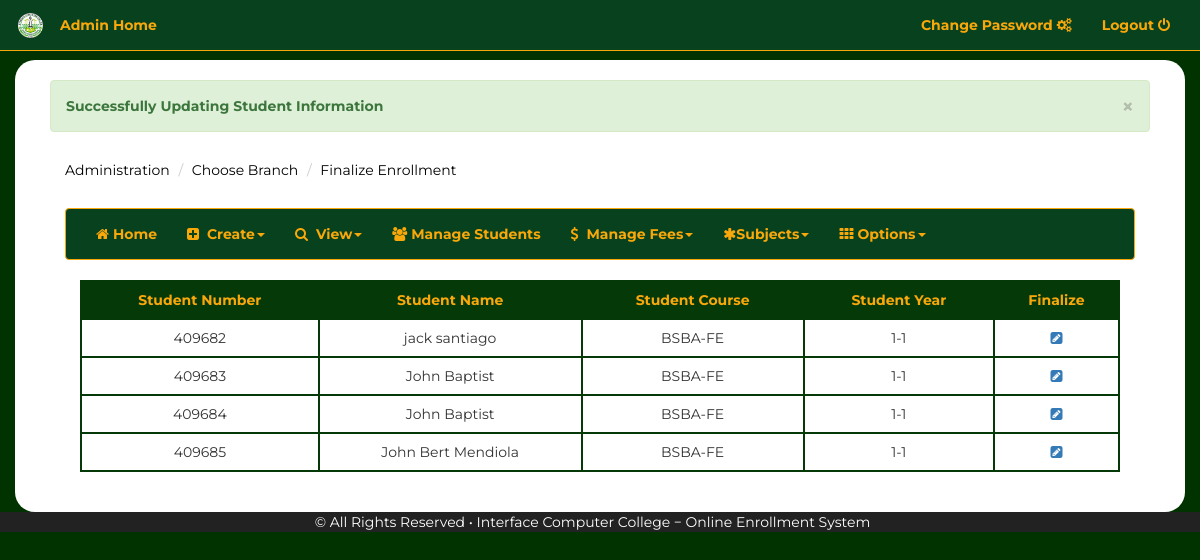
Page /admin/finalize_enrollment.php?alert=success (signed in) on the earlier database version.
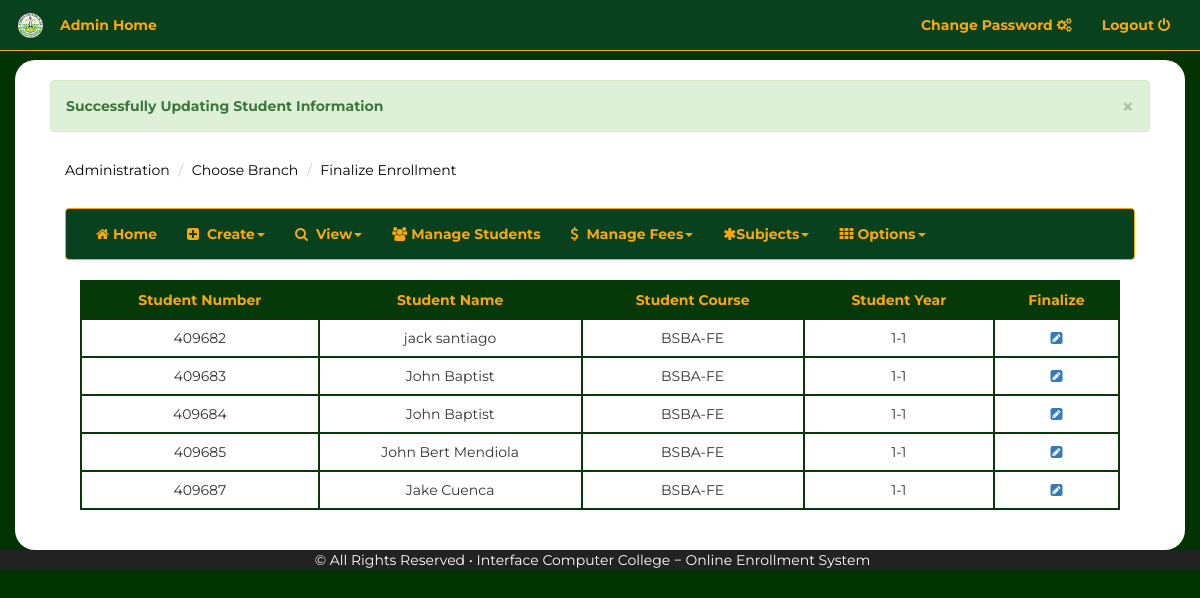
Same page on the later database version.
### tables this page shows
CREATE TABLE `tbl_studentinfo` (
  `studentNo` int(6) NOT NULL AUTO_INCREMENT,
  `course_id` varchar(10) NOT NULL,
  `first_name` varchar(255) NOT NULL,
  `last_name` varchar(255) NOT NULL,
  `middle_name` varchar(255) NOT NULL,
  `branch_id` int(10) NOT NULL,
  `address` varchar(255) NOT NULL,
  `age` int(11) NOT NULL,
  `gender` varchar(255) NOT NULL,
  `contact_number` int(11) NOT NULL,
  `email_address` varchar(255) NOT NULL,
  `grant_id` int(11) NOT NULL,
  `year_level` int(1) NOT NULL,
  `semester_num` int(1) NOT NULL,
  `student_type` varchar(10) NOT NULL,
  `status` varchar(15) NOT NULL,
  `new_old` varchar(255) NOT NULL DEFAULT 'new',
  `student_photo` text,
  PRIMARY KEY (`studentNo`,`email_address`),
  KEY `course_id` (`course_id`),
  KEY `branch_id` (`branch_id`),
  KEY `year_level` (`year_level`),
  KEY `semester_num` (`semester_num`),
  KEY `grant_id` (`grant_id`),
  CONSTRAINT `tbl_studentinfo_ibfk_2` FOREIGN KEY (`branch_id`) REFERENCES `tbl_branches` (`branch_id`),
  CONSTRAINT `tbl_studentinfo_ibfk_4` FOREIGN KEY (`year_level`) REFERENCES `tbl_academic_year` (`id`),
  CONSTRAINT `tbl_studentinfo_ibfk_5` FOREIGN KEY (`semester_num`) REFERENCES `tbl_academic_sem` (`id`),
  CONSTRAINT `tbl_studentinfo_ibfk_6` FOREIGN KEY (`course_id`) REFERENCES `tbl_course_info` (`course_id`),
  CONSTRAINT `tbl_studentinfo_ibfk_7` FOREIGN KEY (`grant_id`) REFERENCES `tbl_grants` (`grant_id`) ON DELETE NO ACTION ON UPDATE NO ACTION
);

### admin/finalize_enrollment.php (the view, shortened to what the changed rows need)
<?php
  require('includes/connection.php');
  include('includes/header.php');
?>
       <div class="container" id="mainContainer">
            <div class="container-fluid">
                    <div class="col-md-12">
                        <div class="container-fluid">
                            <div class="row">
                               <div class="col-sm-12">
                                   <table class="table table-responsive table-bordered">
                                        <tr>
                                          <th class="text-center">
                                            Student Number
                                          </th>
                                          <th class="text-center">
                                            Student Name
                                          </th>
                                          <th class="text-center">
                                            Student Course
                                          </th>
                                          <th class="text-center">
                                            Student Year
                                          </th>
                                          <th class="text-center">
                                            Finalize
                                          </th>
                                        </tr>
                                        <tr>
                                          <?php
                              $status = "pending";
                              $query = "SELECT studInfo.studentNo,
                                        studInfo.first_name ,
                                        studInfo.last_name,
                                        studInfo.course_id,
                                        studInfo.year_level,
                                        studInfo.semester_num ,
                                        studInfo.status
                                        FROM tbl_studentinfo studInfo
                                        WHERE studInfo.year_level = '11'
                                        OR studInfo.year_level = '1'
                                        -- AND studInfo.semester_num = '1'
                                        AND studInfo.status = '$status'
                                        AND studInfo.new_old = 'new'";
                              $result = mysqli_query($conn,$query);
                              while( $row = mysqli_fetch_assoc($result)){
                                      $student_number = $row['studentNo'];
                                      $student_fname = $row['first_name'];
                                      $student_lastName = $row['last_name'];
                                      $student_course = $row['course_id'];
                                      $student_yrLevel = $row['year_level'];
                                      $student_semNumber = $row['semester_num'];
                           ?>
                                          <td class="text-center">
                                          <?php echo $student_number; ?>
                                          </td >
                                          <td class="text-center">
                                           <?php {echo $student_fname ,' ', $student_lastName;} ?>
                                          </td>
                                          <td class="text-center">
                                          <?php echo $student_course; ?>
                                          </td >
                                          <td class="text-center">
                                            <?php {echo $student_yrLevel , '-' , $student_semNumber;} ?>
                                          </td>
                                          <td class="text-center">
                                              <a href = "../admin/subject_enrollment.php?id=<?php {echo $student_number; }?>" role="button"> <i class="fa fa-pencil-square"></i></a>
                                          </td>
                                      </tr>
                                      <?php } ?>
                                    </table>
                                 </div>
                               </div>
                            </div>
                        </div>
                    </div>
                </div>
 <?php include('includes/footer.php'); ?>

Differences in the rows shown:
added tbl_studentinfo: studentNo "409687", first_name "Jake", last_name "Cuenca", course "BSBA-FE", year_level "1", semester_num "1"
